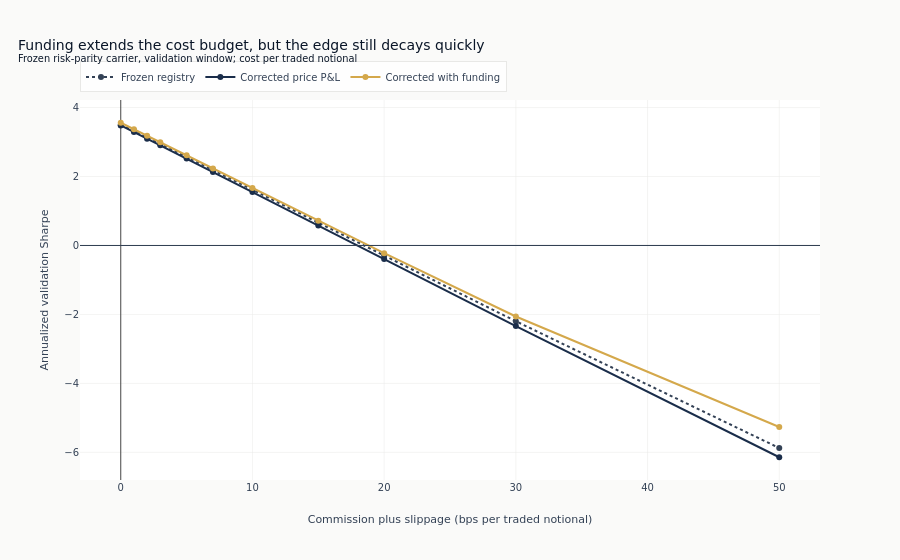

Notebook code for this chart:
### Code cell
fig = go.Figure()
traces = [
    ("price_only_sharpe", "Corrected price P&L", COLORS["slate"], "solid"),
    ("with_funding_sharpe", "Corrected with funding", COLORS["amber"], "solid"),
]
if not using_fallback_grid:
    traces.insert(0, ("stored_sharpe", "Frozen registry", COLORS["neutral"], "dot"))
for metric, name, color, dash in traces:
    fig.add_trace(
        go.Scatter(
            x=replay["cost_bps"],
            y=replay[metric],
            mode="lines+markers",
            name=name,
            line={"color": color, "dash": dash},
        )
    )
fig.add_hline(y=0, line_color=COLORS["neutral"], line_width=1)
fig.update_layout(
    title={
        "text": "Funding extends the cost budget, but the edge still decays quickly"
        "<br><sup>Frozen risk-parity carrier, validation window; cost per traded notional</sup>",
        "x": 0.02,
        "xanchor": "left",
    },
    xaxis_title="Commission plus slippage (bps per traded notional)",
    yaxis_title="Annualized validation Sharpe",
    legend={"orientation": "h", "yanchor": "bottom", "y": 1.02, "x": 0},
)
fig.show()

### Figure 1 — Plotly figure (JSON) as saved in the notebook; plotly's stock layout.template omitted (floating-point values rounded to 4 significant figures)
{"data": [{"line": {"color": "#334155", "dash": "dot"}, "mode": "lines+markers", "name": "Frozen registry", "type": "scatter", "x": [0.0, 1.0, 2.0, 3.0, 5.0, 7.0, 10.0, 15.0, 20.0, 30.0, 50.0], "y": [3.497, 3.332, 3.143, 2.953, 2.574, 2.195, 1.62, 0.6627, -0.2918, -2.197, -5.874]}, {"line": {"color": "#1a2d4a", "dash": "solid"}, "mode": "lines+markers", "name": "Corrected price P&L", "type": "scatter", "x": [0.0, 1.0, 2.0, 3.0, 5.0, 7.0, 10.0, 15.0, 20.0, 30.0, 50.0], "y": [3.482, 3.29, 3.097, 2.905, 2.52, 2.132, 1.549, 0.5772, -0.3952, -2.336, -6.142]}, {"line": {"color": "#D4A84B", "dash": "solid"}, "mode": "lines+markers", "name": "Corrected with funding", "type": "scatter", "x": [0.0, 1.0, 2.0, 3.0, 5.0, 7.0, 10.0, 15.0, 20.0, 30.0, 50.0], "y": [3.56, 3.371, 3.182, 2.993, 2.615, 2.235, 1.664, 0.7178, -0.2219, -2.059, -5.266]}], "layout": {"legend": {"orientation": "h", "x": 0, "y": 1.02, "yanchor": "bottom"}, "shapes": [{"line": {"color": "#334155", "width": 1}, "type": "line", "x0": 0, "x1": 1, "xref": "x domain", "y0": 0, "y1": 0, "yref": "y"}], "title": {"text": "Funding extends the cost budget, but the edge still decays quickly<br><sup>Frozen risk-parity carrier, validation window; cost per traded notional</sup>", "x": 0.02, "xanchor": "left"}, "xaxis": {"title": {"text": "Commission plus slippage (bps per traded notional)"}}, "yaxis": {"title": {"text": "Annualized validation Sharpe"}}}}
